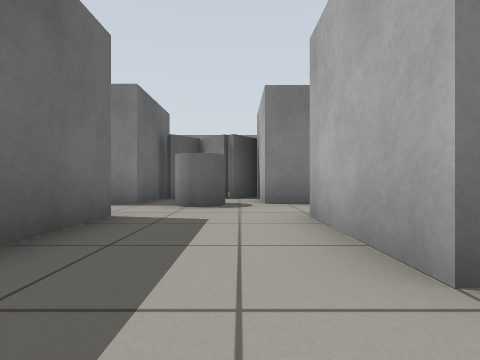
[1] (above)

13 first-person views from a walk through a Gazebo world. The camera is 0.5 m above the floor, looks level and sees 85° across. The floor is counted in squares, 1 m on a side. Each view is taken from the middle of a square. On the plan, view 1 faces up. The plan holds only what a view shows up to about 9 squares ahead; the rest is blank. Robots are left out.

[2]
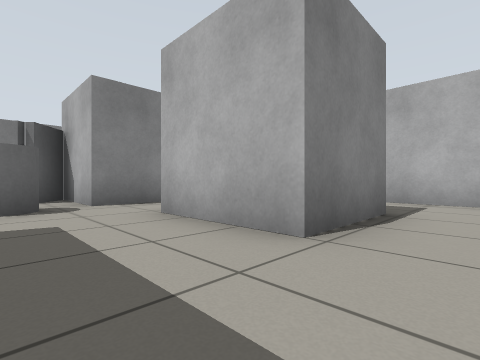

[3]
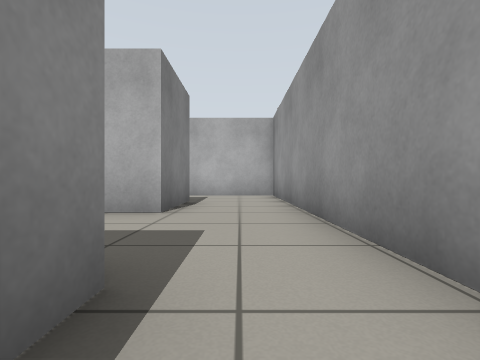

[4]
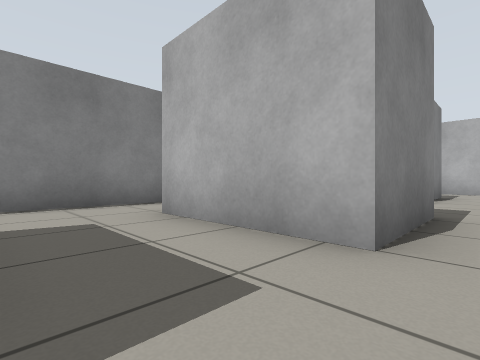

[5]
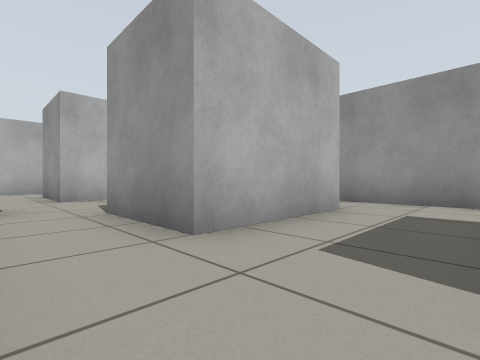

[6]
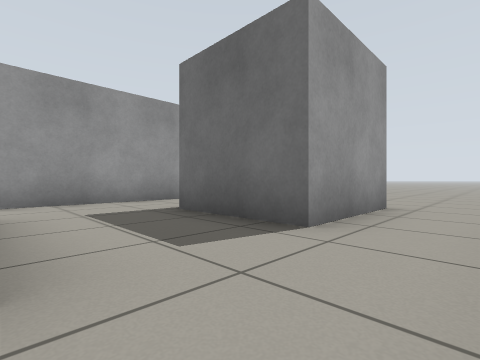

[7]
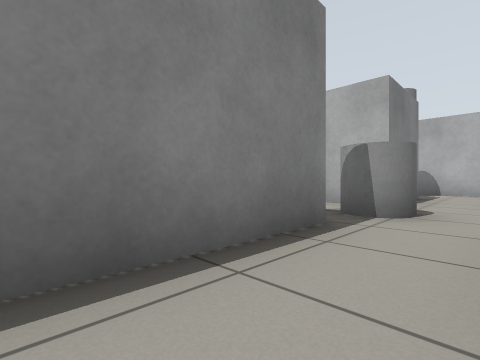

[8]
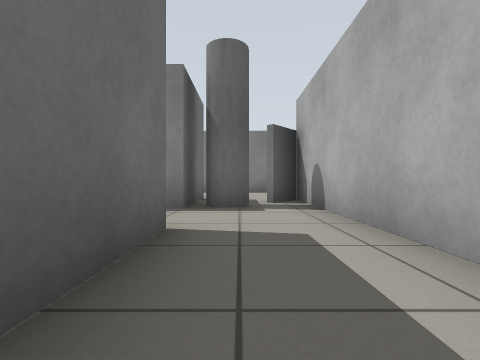

[9]
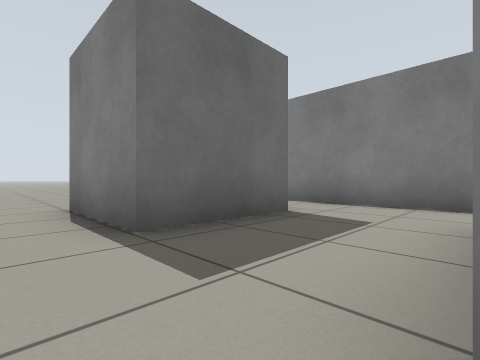

[10]
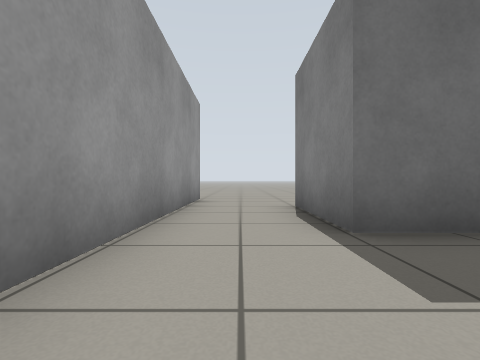

[11]
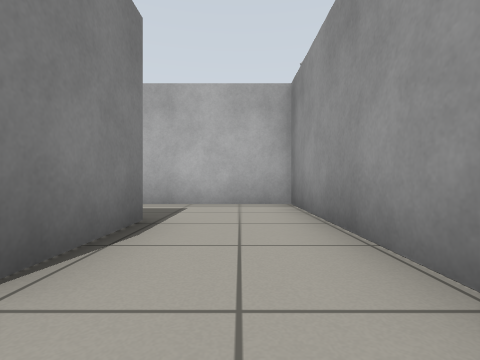

[12]
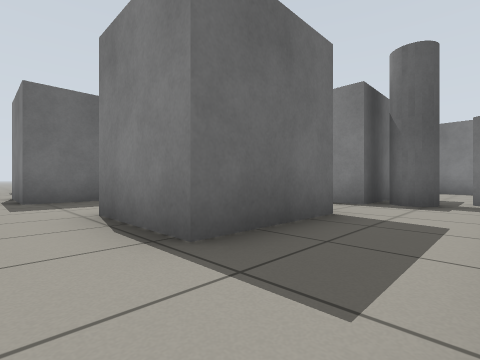

[13]
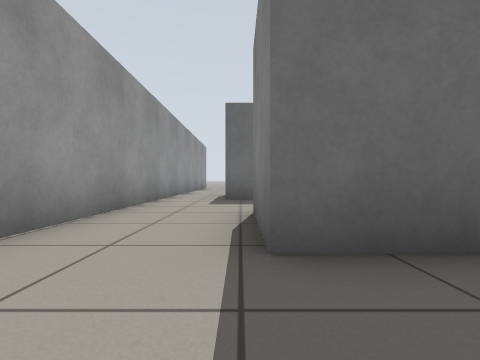

### Floor plan
Points are (right, up) in squares from view 1. A wall is a line through its corners. A room is listed if a view was taken in it or the views show most of it. See-through windows are left out.
Room 1 (views 1, 2, 3, 4, 5, 6, 7, 8, 9, 10, 11, 12, 13)
walls: (-1.8, 3.6) (-1.8, 0.6) (-4, 0.6) (-4, 3.6) (-1.8, 3.6); (1, 3.6) (3.2, 3.6) (3.2, 1.2) (1, 1.2) (1, 3.6); (-2.1, 7.8) (-2.1, 5.4) (-7.7, 5.4); (0.6, 7.8) (-0.3, 6.8) (-1.2, 7.7) (-1.9, 6.9); (3, 8) (3, 5.4) (0.5, 5.4) (0.5, 8); (-9.1, 3.6) (-6.5, 3.6) (-6.5, 1.2) (-9, 1.2); (-9.4, -1.1) (5.4, -1.1) (5.4, 7.5)
ways out: opening at (-9, 0); opening at (-7.5, 4.5)
objects: grey cylinder (-1, 5) to (-1, 6); grey cylinder (4, 6)

Positions as (right, up) in squares from view 1, and headings:
1: (0, 0), facing up
2: (-1, 0), facing up-right
3: (-3, 0), facing right
4: (-6, 0), facing up-right
5: (-6, 5), facing down-right
6: (-4, 5), facing down-left
7: (-5, 4), facing up-right
8: (4, 1), facing up
9: (-4, 0), facing up-left
10: (-4, 0), facing left
11: (0, 0), facing right
12: (5, 0), facing up-left
13: (5, 1), facing left
